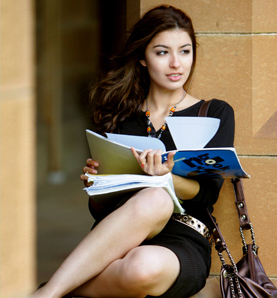
#> input picture Beeldbewerken/Lab1/SkinColor/FacePhoto/0520962400.jpg, 277 x 298 px
$ python sk_color_test.py
#> lines starting #> are read from the running program, lines starting #| are printed output that depends on the picture
# Full library imports
import matplotlib.pyplot as plt
import numpy as np
import random
# Selective library imports
from scipy.ndimage import imread
from mpl_toolkits.mplot3d import Axes3D
from matplotlib import cm

# Amount of samples taken in plotting 3D scatter
SAMPLES = 500

# Randomly takes n points from a numpy array
def sample(ar, n):

	i = 0
	sample = 0
	# Create empty holder array
	samples = np.zeros(n)

	while i < len(ar) and sample < n:

		# 50% chance to select item, not critical in this
		# implementation (just used for speeding up program)
		if random.random() > .5:

			samples[sample] = ar[i]
			sample += 1

		i += 1

	return samples

#Read images
f = imread('SkinColor/FacePhoto/0520962400.jpg')
#> f is the input picture: shape (298, 277, 3); mean R, G, B 129.3, 109.9, 84.1
m = imread('SkinColor/GroundT_FacePhoto/0520962400.png')
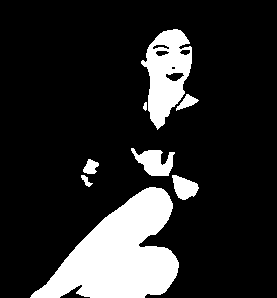
#> input picture Beeldbewerken/Lab1/SkinColor/GroundT_FacePhoto/0520962400.png, 277 x 298 px
#> m is the input picture: shape (298, 277, 4); mean R, G, B, A 42.1, 42.1, 42.1, 255

# Calculations
skincolors = f[m[:,:,0]==255]
print(skincolors.shape)
#| (13636, 3)
nonskincolors = f[m[:,:,0]==0]
print(nonskincolors.shape)
#| (68910, 3)

# Take a selection of SAMPLES points to plot in 3D plot for
# both skin- and non-skin colors
x, y, z = np.split(skincolors, 3, 1)
#> x = 13636 values, max 255 at index 4009, min 25 at index 4126, mean 187.2; y = 13636 values, max 255 at index 4008, min 0 at index 3648, mean 158.1; z = 13636 values, max 255 at index 4009, min 0 at index 1740, mean 135.8
x = sample(x, SAMPLES)
#> after the loop in sample, `while i < len(ar) and sample < n:`: i = 1014; sample = 500; samples = 500 values, max 245 at index 450, min 66 at index 474, mean 203.4
#> x has the same summary as samples in sample
y = sample(y, SAMPLES)
#> y = 500 values, max 235 at index 489, min 39 at index 493, mean 171.9
z = sample(z, SAMPLES)
#> z = 500 values, max 232 at index 476, min 19 at index 429, mean 156.9

t, u, v = np.split(nonskincolors, 3, 1)
t = sample(x, SAMPLES)
#> t = 500 values, max 245 at index 228, min 0 at index 258, mean 105
u = sample(y, SAMPLES)
#> u = 500 values, max 231 at index 240, min 0 at index 256, mean 89.24
v = sample(z, SAMPLES)

# 3D scatter plot of randomly selected points
fig = plt.figure()
ax = fig.add_subplot(111, projection='3d')
ax.scatter(x, y, z, s=30, c='green')
ax.scatter(t, u, v, s=30, c='red')
ax.set_xlabel('R')
ax.set_ylabel('G')
ax.set_zlabel('B')
plt.show()
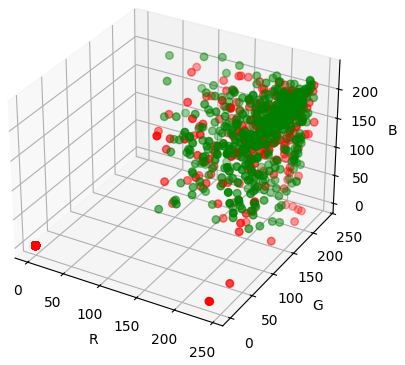
#> figure drawn by matplotlib, 1 panel

# Plotting image and its skin color selector
plt.subplot(121)
plt.imshow(f)

plt.subplot(122)
plt.imshow(m)

plt.show()
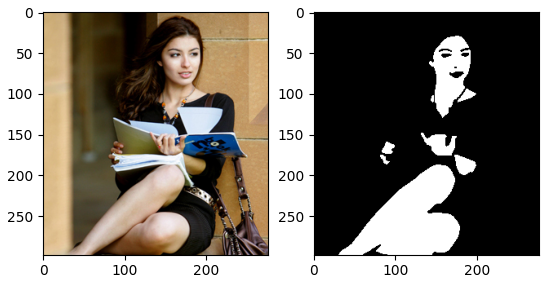
#> figure drawn by matplotlib, 2 panels
